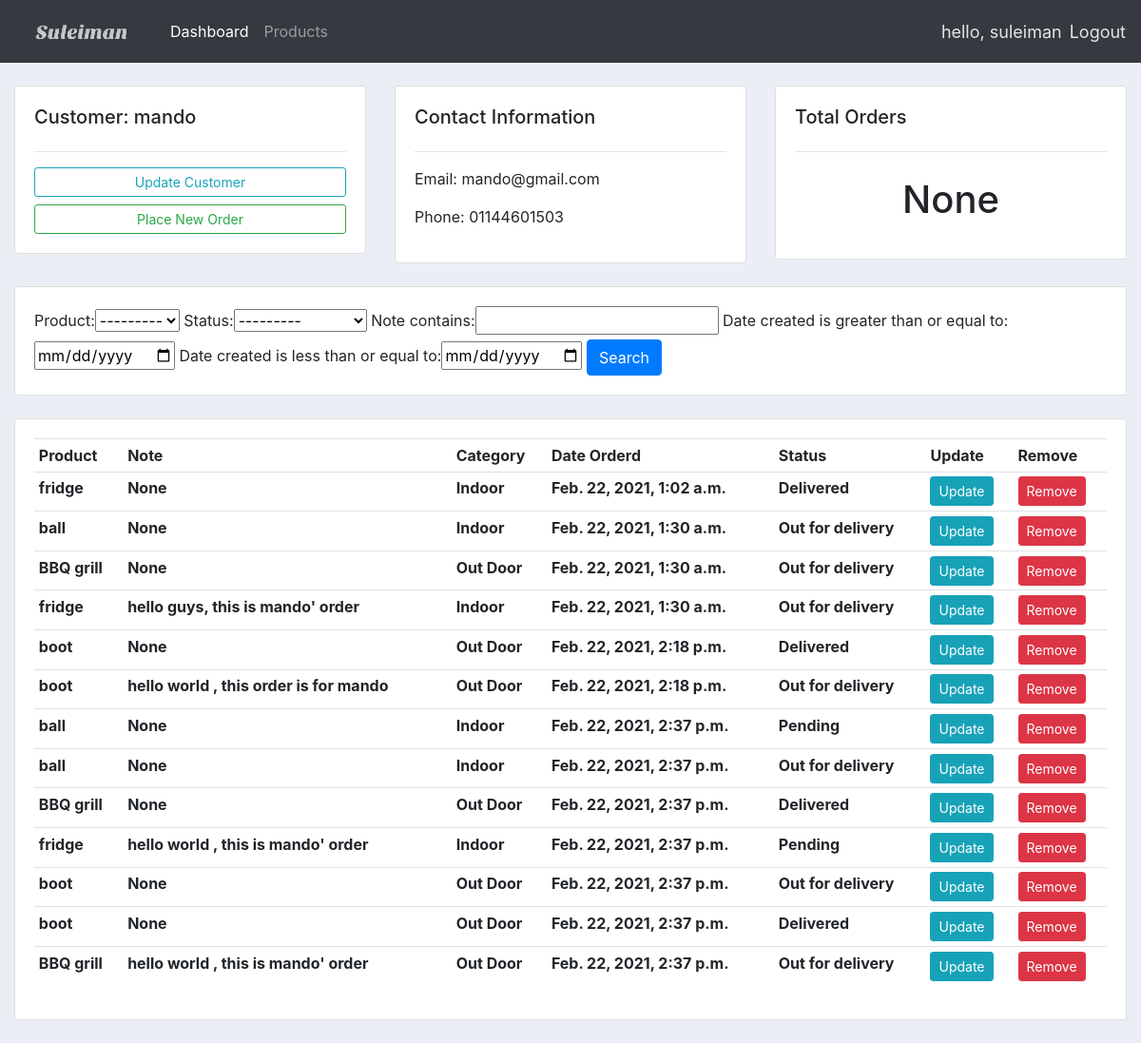
The page /customer/2 (signed in) on the database as committed earlier.
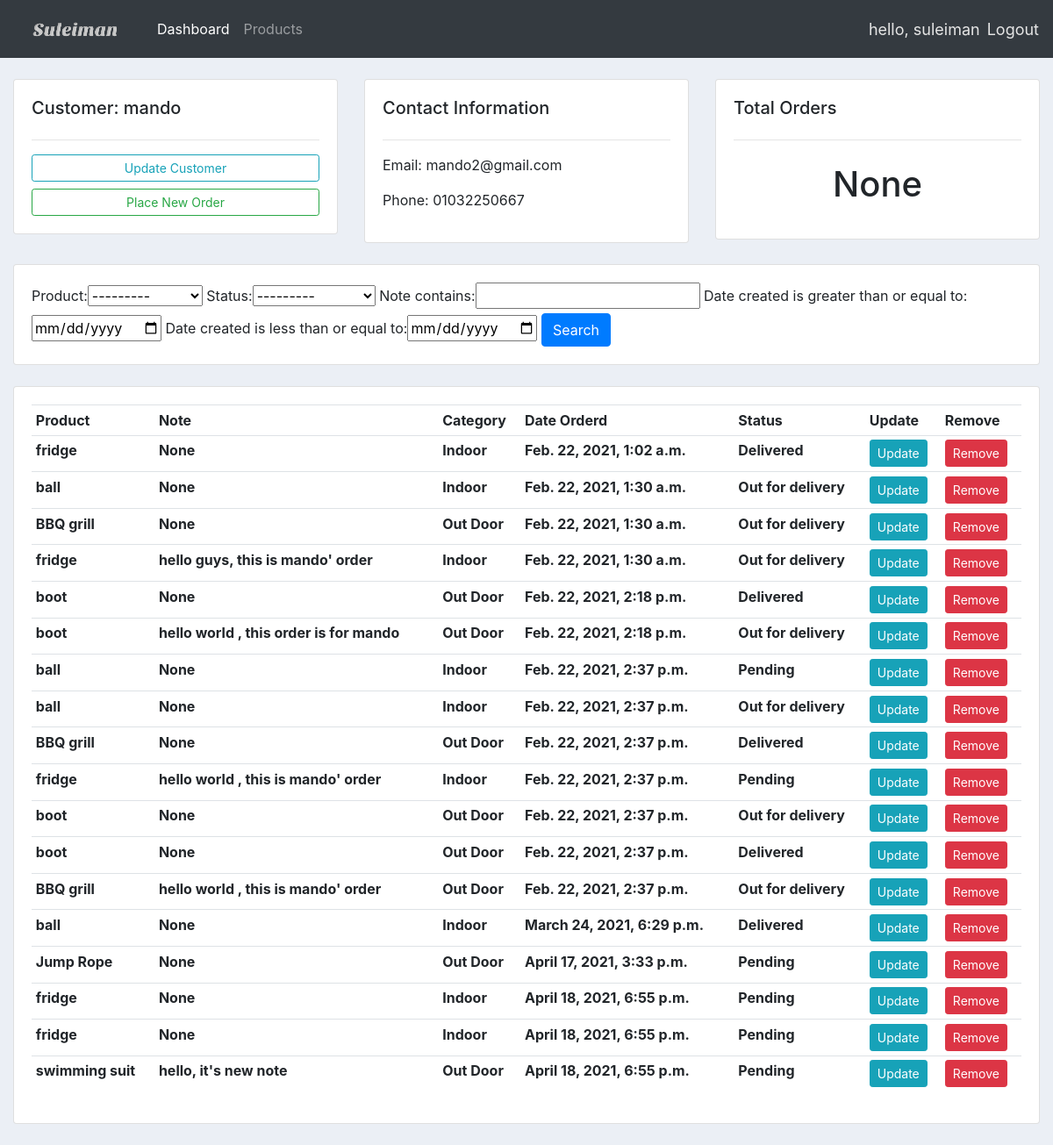
The same page on the database as committed later.
### accounts/models.py (models this page shows, shortened)
class Customer(models.Model):
    user = models.OneToOneField(User, null=True,on_delete=models.CASCADE)
    name = models.CharField(max_length=200, null=True)
    phone = models.CharField(max_length=200, null=True)
    email = models.EmailField(max_length=254, null=True)
    profile_pic = models.ImageField(default='default.png', blank=True, null=True)
    date_created  = models.DateTimeField(auto_now_add=True, null=True)
    num_of_orders = models.IntegerField(null=True)

class Order(models.Model):
    STATUS = (
        ('Pending', 'Pending'),
        ('Out for delivery', 'Out for delivery'),
        ('Delivered', 'Delivered'),
    )
    customer = models.ForeignKey(Customer,null=True, on_delete=models.CASCADE)
    product = models.ForeignKey(Product,null=True, on_delete=models.SET_NULL)
    date_created  = models.DateTimeField(auto_now_add=True, null=True)
    status = models.CharField(default='Pending', max_length=200, null=True, choices=STATUS)
    note = models.CharField(max_length=1000, null=True)

class Product(models.Model):
    CATEGORY = (
        ('Indoor', 'Indoor'),
        ('Out Door', 'Out Door'),
    )
    name = models.CharField(max_length=200, null=True)
    price = models.FloatField(max_length=200)
    category = models.CharField(max_length=200, null=True, choices=CATEGORY)
    description = models.CharField(max_length=200, blank=True, null=True)
    date_created  = models.DateTimeField(auto_now_add=True, null=True)
    tag = models.ManyToManyField(Tag)
    def __str__(self):
        return self.name

### accounts/decorators.py (the view)
        def wrapper_func(request, *args, **kwargs):
            group = None
            if request.user.groups.exists():
                group = request.user.groups.all()[0].name
            if group in allowed_roles:
                return view_func(request,*args, **kwargs)
            else:
                return HttpResponse('You are not autherized to view this page.')

### accounts/views.py (called while the page is built)
@login_required(login_url='login')
@allowed_users(allowed_roles=['admin'])
def customer(request, id):
    customer = Customer.objects.get(id=id)
    total_orders = customer.num_of_orders
    orders = customer.order_set.all()
    myFilter = orderFilter(request.GET, queryset=orders)
    orders = myFilter.qs
    context = {
        'customer' : customer,
        'orders' : orders,
        'total_orders' : total_orders,
        'myFilter' : myFilter,
    }
    return render(request, 'accounts/customer.html', context)

### accounts/templates/accounts/customer.html
{%  extends 'accounts/main.html' %}
{% block content %}
<br>
<div class="row">
	<div class="col-md">
		<div class="card card-body">
			<h5>Customer: {{customer.name}}</h5>
			<hr>
			<a class="btn btn-outline-info  btn-sm btn-block" href="{% url 'update_customer' customer.id %}">Update Customer</a>
			<a class="btn btn-outline-success  btn-sm btn-block" href="{% url 'create_order' customer.id%}">Place New Order</a>
		</div>
	</div>
	<div class="col-md">
		<div class="card card-body">
			<h5>Contact Information</h5>
			<hr>
			<p>Email: {{customer.email}} </p>
			<p>Phone: {{customer.phone}} </p>
		</div>
	</div>
	<div class="col-md">
		<div class="card card-body">
			<h5>Total Orders</h5>
			<hr>
			<h1 style="text-align: center;padding: 10px"> {{ total_orders }} </h1>
		</div>
	</div>
</div>
<br>
<div class="row">
	<div class="col">
		<div class="card card-body">
			<form method="GET" class=".form-inline">
				{{myFilter.form}}
		    <button class="btn btn-primary" type="submit">Search</button>
		  </form>
		</div>
	</div>
</div>
<br>
<div class="row">
	<div class="col-md">
		<div class="card card-body">
			<table class="table table-sm">
				<tr>
					<th>Product</th>
					<th>Note</th>
					<th>Category</th>
					<th>Date Orderd</th>
					<th>Status</th>
					<th>Update</th>
					<th>Remove</th>
				</tr>
				{% for order in orders %}
					<tr>
						<th> {{ order.product }} </th>
						<th> {{ order.note }} </th>
						<th> {{ order.product.category }} </th>
						<th> {{ order.date_created }} </th>
						<th> {{ order.status }} </th>
						<th><a class='btn btn-sm btn-info' href="{% url 'update_customer_order' order.id %}">Update</a></th>
						<th><a class='btn btn-sm btn-danger' href="{% url 'delete_customer_order' order.id %}">Remove</a></th>
					</tr>
				{% endfor %}
			</table>
		</div>
	</div>
</div>
{% endblock %}

### accounts/templates/accounts/main.html (shortened to what this page needs)
{% load static %}
<!DOCTYPE html>
<html lang="en">
<head>
    <link rel="stylesheet" href="https://maxcdn.bootstrapcdn.com/bootstrap/4.0.0/css/bootstrap.min.css"
>
    <link rel="stylesheet" href="{% static 'css/main.css' %}">
</head>
<body>
    {% include 'accounts/navbar.html' %}
    <div class="container-fluid">
        {% block content %}
        {% endblock %}
        <br>
    </div>
</body>
</html>

### accounts/templates/accounts/navbar.html (shortened to what this page needs)
{% load static %}
<nav class="navbar navbar-expand-lg navbar-dark bg-dark">
    <a class="navbar-brand" href="{% url 'home' %}"><img src="{% static 'images/logo.png' %}" alt="logo"></a>
    {% if request.user.is_authenticated %}
    <div class="collapse navbar-collapse" id="navbarNav">
      <ul class="navbar-nav">
        {% if request.user.is_staff %}
          <li class="nav-item active">
            <a class="nav-link" href="{% url 'home' %}">Dashboard</a>
          </li>
          <li class="nav-item">
            <a class="nav-link" href="{% url 'products' %}">Products</a>
          </li>
         {% endif %}
      </ul>
    </div>
    <span class="username" >hello, {{request.user}}</span>
    <span><a class ="logout" href="{% url 'logout' %}">Logout</a></span>
    {% endif %}
  </nav>

### static/css/main.css (style rules this page uses)
body { background-color: #ebeff5; }

### accounts/templates/accounts/navbar.html (style rules this page uses)
.logout { font-size: 18px; color: #e5e5e5; }
.username { font-size: 18px; margin-right: 8px; color: #e5e5e5; }

Rows that differ between the two databases and show on the page:
changed Customer "mando": email "mando@gmail.com" → "mando2@gmail.com"; phone "01144601503" → "01032250667"
added Order: product "ball", note "None", product.category "Indoor", date_created "March 24, 2021, 6:29 p.m.", status "Delivered"
added Order: product "Jump Rope", note "None", product.category "Out Door", date_created "April 17, 2021, 3:33 p.m.", status "Pending"
added Order: product "fridge", note "None", product.category "Indoor", date_created "April 18, 2021, 6:55 p.m.", status "Pending"
added Order: product "fridge", note "None", product.category "Indoor", date_created "April 18, 2021, 6:55 p.m.", status "Pending"
added Order: product "swimming suit", note "hello, it's new note", product.category "Out Door", date_created "April 18, 2021, 6:55 p.m.", status "Pending"
